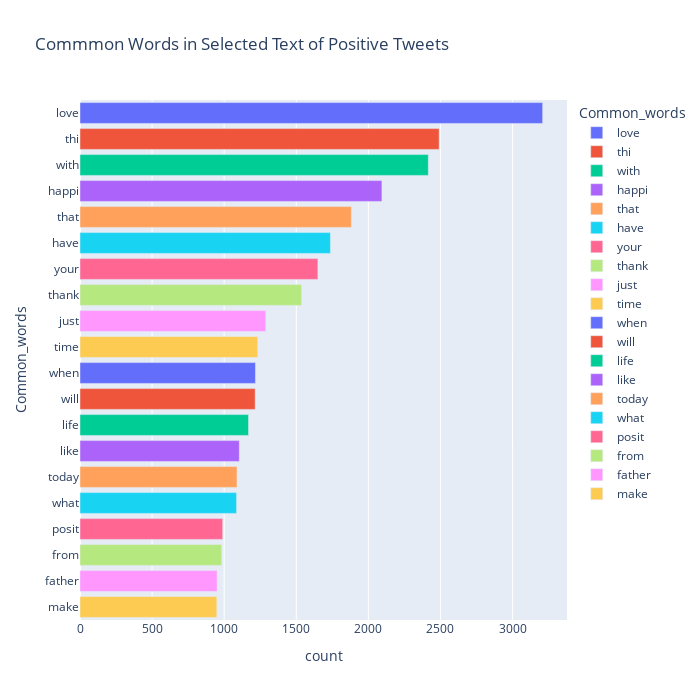

Notebook code cell kept with this figure:
### Code cell
from plotly import graph_objs as go
import plotly.express as px
import plotly.figure_factory as ff

fig = px.bar(temp2, x="count", y="Common_words", title='Commmon Words in Selected Text of Positive Tweets', orientation='h', 
             width=700, height=700,color='Common_words')
fig.show()

### Figure 1 — Plotly figure (JSON) as saved in the notebook; plotly's stock layout.template omitted (floating-point values rounded to 4 significant figures)
{"data": [{"alignmentgroup": "True", "hovertemplate": "Common_words=%{y}<br>count=%{x}<extra></extra>", "legendgroup": "love", "marker": {"color": "#636efa", "pattern": {"shape": ""}}, "name": "love", "offsetgroup": "love", "orientation": "h", "showlegend": true, "textposition": "auto", "type": "bar", "x": [3209], "xaxis": "x", "y": ["love"], "yaxis": "y"}, {"alignmentgroup": "True", "hovertemplate": "Common_words=%{y}<br>count=%{x}<extra></extra>", "legendgroup": "thi", "marker": {"color": "#EF553B", "pattern": {"shape": ""}}, "name": "thi", "offsetgroup": "thi", "orientation": "h", "showlegend": true, "textposition": "auto", "type": "bar", "x": [2491], "xaxis": "x", "y": ["thi"], "yaxis": "y"}, {"alignmentgroup": "True", "hovertemplate": "Common_words=%{y}<br>count=%{x}<extra></extra>", "legendgroup": "with", "marker": {"color": "#00cc96", "pattern": {"shape": ""}}, "name": "with", "offsetgroup": "with", "orientation": "h", "showlegend": true, "textposition": "auto", "type": "bar", "x": [2416], "xaxis": "x", "y": ["with"], "yaxis": "y"}, {"alignmentgroup": "True", "hovertemplate": "Common_words=%{y}<br>count=%{x}<extra></extra>", "legendgroup": "happi", "marker": {"color": "#ab63fa", "pattern": {"shape": ""}}, "name": "happi", "offsetgroup": "happi", "orientation": "h", "showlegend": true, "textposition": "auto", "type": "bar", "x": [2094], "xaxis": "x", "y": ["happi"], "yaxis": "y"}, {"alignmentgroup": "True", "hovertemplate": "Common_words=%{y}<br>count=%{x}<extra></extra>", "legendgroup": "that", "marker": {"color": "#FFA15A", "pattern": {"shape": ""}}, "name": "that", "offsetgroup": "that", "orientation": "h", "showlegend": true, "textposition": "auto", "type": "bar", "x": [1882], "xaxis": "x", "y": ["that"], "yaxis": "y"}, {"alignmentgroup": "True", "hovertemplate": "Common_words=%{y}<br>count=%{x}<extra></extra>", "legendgroup": "have", "marker": {"color": "#19d3f3", "pattern": {"shape": ""}}, "name": "have", "offsetgroup": "have", "orientation": "h", "showlegend": true, "textposition": "auto", "type": "bar", "x": [1737], "xaxis": "x", "y": ["have"], "yaxis": "y"}, {"alignmentgroup": "True", "hovertemplate": "Common_words=%{y}<br>count=%{x}<extra></extra>", "legendgroup": "your", "marker": {"color": "#FF6692", "pattern": {"shape": ""}}, "name": "your", "offsetgroup": "your", "orientation": "h", "showlegend": true, "textposition": "auto", "type": "bar", "x": [1650], "xaxis": "x", "y": ["your"], "yaxis": "y"}, {"alignmentgroup": "True", "hovertemplate": "Common_words=%{y}<br>count=%{x}<extra></extra>", "legendgroup": "thank", "marker": {"color": "#B6E880", "pattern": {"shape": ""}}, "name": "thank", "offsetgroup": "thank", "orientation": "h", "showlegend": true, "textposition": "auto", "type": "bar", "x": [1537], "xaxis": "x", "y": ["thank"], "yaxis": "y"}, {"alignmentgroup": "True", "hovertemplate": "Common_words=%{y}<br>count=%{x}<extra></extra>", "legendgroup": "just", "marker": {"color": "#FF97FF", "pattern": {"shape": ""}}, "name": "just", "offsetgroup": "just", "orientation": "h", "showlegend": true, "textposition": "auto", "type": "bar", "x": [1289], "xaxis": "x", "y": ["just"], "yaxis": "y"}, {"alignmentgroup": "True", "hovertemplate": "Common_words=%{y}<br>count=%{x}<extra></extra>", "legendgroup": "time", "marker": {"color": "#FECB52", "pattern": {"shape": ""}}, "name": "time", "offsetgroup": "time", "orientation": "h", "showlegend": true, "textposition": "auto", "type": "bar", "x": [1233], "xaxis": "x", "y": ["time"], "yaxis": "y"}, {"alignmentgroup": "True", "hovertemplate": "Common_words=%{y}<br>count=%{x}<extra></extra>", "legendgroup": "when", "marker": {"color": "#636efa", "pattern": {"shape": ""}}, "name": "when", "offsetgroup": "when", "orientation": "h", "showlegend": true, "textposition": "auto", "type": "bar", "x": [1217], "xaxis": "x", "y": ["when"], "yaxis": "y"}, {"alignmentgroup": "True", "hovertemplate": "Common_words=%{y}<br>count=%{x}<extra></extra>", "legendgroup": "will", "marker": {"color": "#EF553B", "pattern": {"shape": ""}}, "name": "will", "offsetgroup": "will", "orientation": "h", "showlegend": true, "textposition": "auto", "type": "bar", "x": [1215], "xaxis": "x", "y": ["will"], "yaxis": "y"}, {"alignmentgroup": "True", "hovertemplate": "Common_words=%{y}<br>count=%{x}<extra></extra>", "legendgroup": "life", "marker": {"color": "#00cc96", "pattern": {"shape": ""}}, "name": "life", "offsetgroup": "life", "orientation": "h", "showlegend": true, "textposition": "auto", "type": "bar", "x": [1169], "xaxis": "x", "y": ["life"], "yaxis": "y"}, {"alignmentgroup": "True", "hovertemplate": "Common_words=%{y}<br>count=%{x}<extra></extra>", "legendgroup": "like", "marker": {"color": "#ab63fa", "pattern": {"shape": ""}}, "name": "like", "offsetgroup": "like", "orientation": "h", "showlegend": true, "textposition": "auto", "type": "bar", "x": [1105], "xaxis": "x", "y": ["like"], "yaxis": "y"}, {"alignmentgroup": "True", "hovertemplate": "Common_words=%{y}<br>count=%{x}<extra></extra>", "legendgroup": "today", "marker": {"color": "#FFA15A", "pattern": {"shape": ""}}, "name": "today", "offsetgroup": "today", "orientation": "h", "showlegend": true, "textposition": "auto", "type": "bar", "x": [1089], "xaxis": "x", "y": ["today"], "yaxis": "y"}, {"alignmentgroup": "True", "hovertemplate": "Common_words=%{y}<br>count=%{x}<extra></extra>", "legendgroup": "what", "marker": {"color": "#19d3f3", "pattern": {"shape": ""}}, "name": "what", "offsetgroup": "what", "orientation": "h", "showlegend": true, "textposition": "auto", "type": "bar", "x": [1086], "xaxis": "x", "y": ["what"], "yaxis": "y"}, {"alignmentgroup": "True", "hovertemplate": "Common_words=%{y}<br>count=%{x}<extra></extra>", "legendgroup": "posit", "marker": {"color": "#FF6692", "pattern": {"shape": ""}}, "name": "posit", "offsetgroup": "posit", "orientation": "h", "showlegend": true, "textposition": "auto", "type": "bar", "x": [990], "xaxis": "x", "y": ["posit"], "yaxis": "y"}, {"alignmentgroup": "True", "hovertemplate": "Common_words=%{y}<br>count=%{x}<extra></extra>", "legendgroup": "from", "marker": {"color": "#B6E880", "pattern": {"shape": ""}}, "name": "from", "offsetgroup": "from", "orientation": "h", "showlegend": true, "textposition": "auto", "type": "bar", "x": [983], "xaxis": "x", "y": ["from"], "yaxis": "y"}, {"alignmentgroup": "True", "hovertemplate": "Common_words=%{y}<br>count=%{x}<extra></extra>", "legendgroup": "father", "marker": {"color": "#FF97FF", "pattern": {"shape": ""}}, "name": "father", "offsetgroup": "father", "orientation": "h", "showlegend": true, "textposition": "auto", "type": "bar", "x": [951], "xaxis": "x", "y": ["father"], "yaxis": "y"}, {"alignmentgroup": "True", "hovertemplate": "Common_words=%{y}<br>count=%{x}<extra></extra>", "legendgroup": "make", "marker": {"color": "#FECB52", "pattern": {"shape": ""}}, "name": "make", "offsetgroup": "make", "orientation": "h", "showlegend": true, "textposition": "auto", "type": "bar", "x": [949], "xaxis": "x", "y": ["make"], "yaxis": "y"}], "layout": {"barmode": "relative", "height": 700, "legend": {"title": {"text": "Common_words"}, "tracegroupgap": 0}, "title": {"text": "Commmon Words in Selected Text of Positive Tweets"}, "width": 700, "xaxis": {"anchor": "y", "domain": [0, 1], "title": {"text": "count"}}, "yaxis": {"anchor": "x", "categoryarray": ["make", "father", "from", "posit", "what", "today", "like", "life", "will", "when", "time", "just", "thank", "your", "have", "that", "happi", "with", "thi", "love"], "categoryorder": "array", "domain": [0, 1], "title": {"text": "Common_words"}}}}
